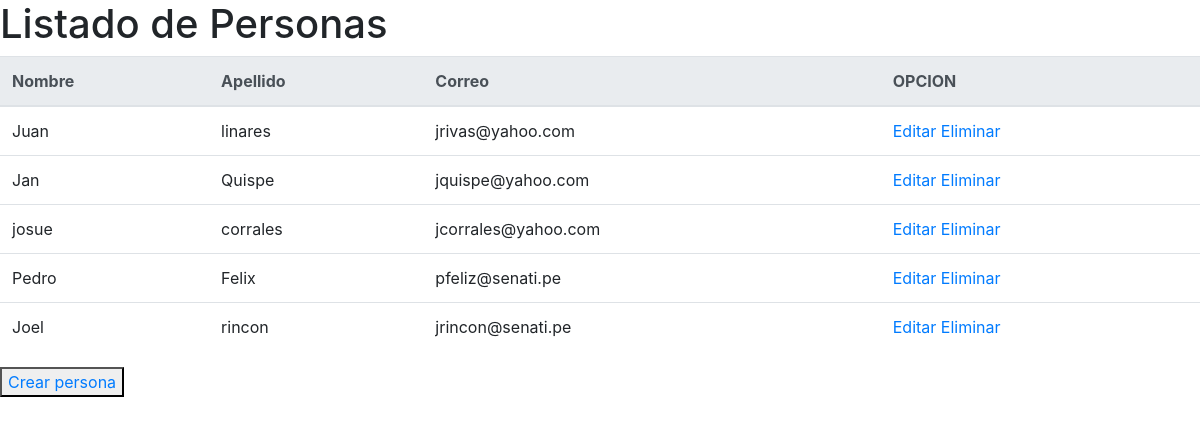
The page / on the database its author committed.
### catalog/models.py (models this page shows, shortened)
class Persona(models.Model): # models.Model permite heredar todo lo que tiene la libreria models
    id=models.AutoField(primary_key=True) # campo clave auto incrementable
    nombre=models.CharField(max_length=100) # campo tipo caracter
    apellido=models.CharField(max_length=120) # campo tipo caracter
    correo=models.CharField(max_length=200) # campo tipo caracter
    imagen=models.ImageField(upload_to="fotos",null=True)

### catalog/class_view.py (the view)
# urls.py: path('',PersonaList.as_view(),name='index'),
class PersonaList(ListView):
    model=Persona
    template_name='index.html'

### miproyecto/templates/index.html (shortened to what this page needs)
<!DOCTYPE html>
<html>
<head>
    <link rel="stylesheet" href="https://stackpath.bootstrapcdn.com/bootstrap/4.3.1/css/bootstrap.min.css"
>
</head>
<body>
    {% block cuerpo %}
    <h1>Listado de Personas</h1>
    <table class="table">
        <thead class="thead-light">
            <tr>
                <th>Nombre</th>
                <th>Apellido</th>
                <th>Correo</th>
                <th>OPCION</th>
            </tr>
        </thead>
        <tbody>
            {% for persona in object_list %}
                <tr>
                    <td>{{persona.nombre}}</td>
                    <td>{{persona.apellido}}</td>
                    <td>{{persona.correo}}</td>
                    <td><a href="{% url 'editar_persona' persona.id %}">Editar</a>
                        <a href="{% url 'eliminar_persona' persona.id %}">Eliminar</a>
                    </td>
                </tr>
            {% endfor %}
        </tbody>
    </table>
    <button><a href="{% url 'crear_persona' %}">Crear persona</a></button>
    {% endblock cuerpo %}
</body>
</html>

### rows shown on the page
Persona: nombre "Juan", apellido "linares", correo "jrivas@yahoo.com"
Persona: nombre "Jan", apellido "Quispe", correo "jquispe@yahoo.com"
Persona: nombre "josue", apellido "corrales", correo "jcorrales@yahoo.com"
Persona: nombre "Pedro", apellido "Felix", correo "pfeliz@senati.pe"
Persona: nombre "Joel", apellido "rincon", correo "jrincon@senati.pe"
